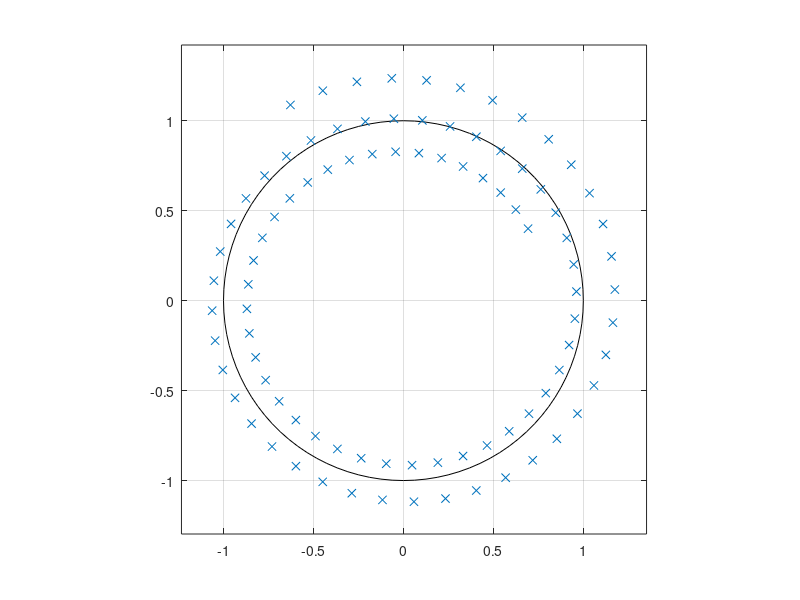

Write MATLAB code to recreate this figure.
clear
A = 0.8*exp(j*pi/6);
W = 0.995*exp(-j*pi*.05);
M = 91;
z = A*(W.^(-(0:M-1)));
zplane([],z.')
y = czt(z,M,W,A)
